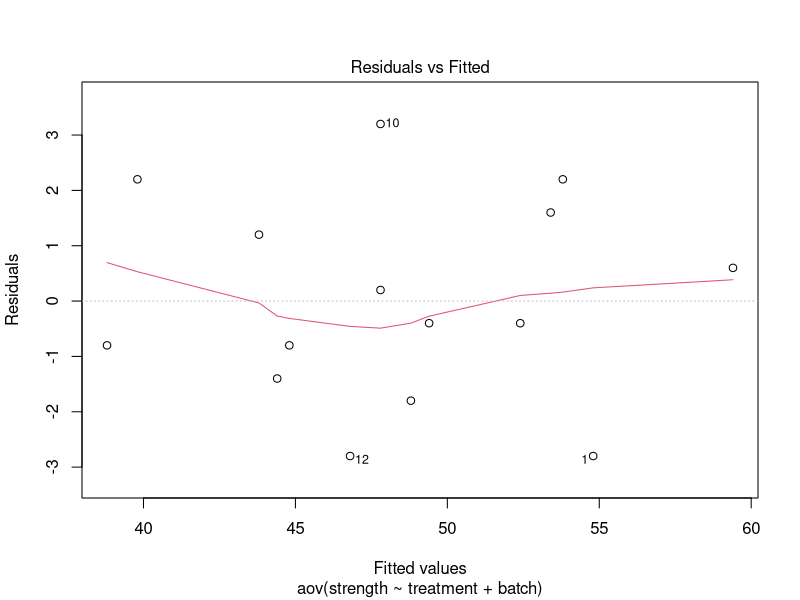
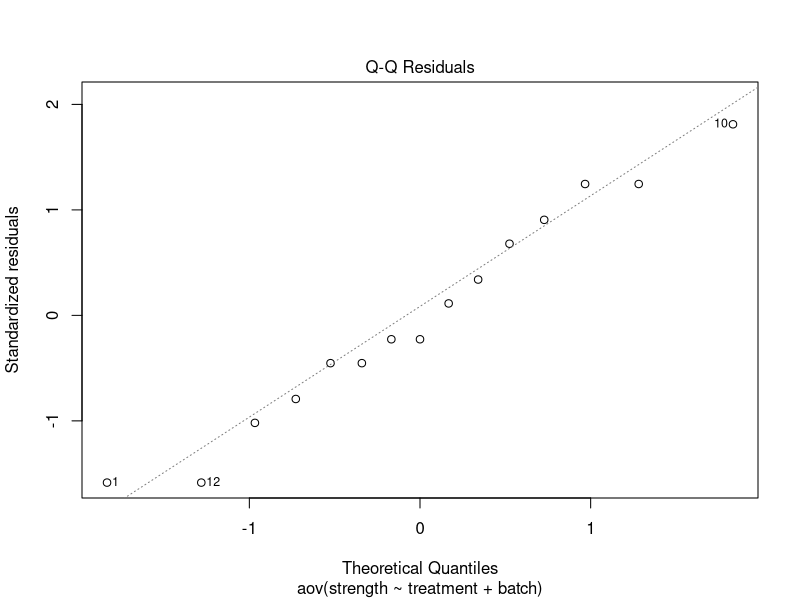

Generate these figures, in order, with R:
## ---- chunk 1
MSE <- 169.33/20
MSE
dft <- 4
dfE <- 20
dfb <- dfE/dft
dfb
MSb <- 64.675
SSb <- MSb * dfb
SSb
SSt <- 1010.56
MSt <- SSt / dft
MSt
Fb <- MSb / MSE
Fb
Ft <- 29.84
p_t <- pf(Ft, dft, dfE, lower.tail = F)
p_t
p_b <- pf(Fb, dfb, dfE, lower.tail = F)
p_b
## ---- chunk 2
b <- dfb + 1
b
## ---- chunk 3
batch <- factor(rep(1:5, each = 3))
treatment <- factor(rep(c("A", "B", "C"), times = 5)) 
strength <- c(52, 60, 56, 47, 55, 48, 44, 49, 45, 51, 52, 44, 42, 43, 38) 
data <- data.frame(batch, treatment, strength)
## ---- chunk 4
model <- aov(strength~treatment+batch, data = data)

summary(model)
## ---- chunk 5
TukeyHSD(model, "treatment")
## ---- chunk 6
plot(model, which = 1)
## ---- chunk 7
plot(model, which = 2)
## ---- chunk 8
day <- factor(rep(c("Monday", "Tuesday", "Wednesday", "Thursday"), each = 3)) 
operator <- factor(c("A", "B", "C", "A", "C", "D", "B", "C", "D", "A", "B", "D")) 
kelvin <- c(780, 820, 800, 950, 920, 940, 880, 880, 820, 840, 780, 820) 
data1<-data.frame(day, operator, kelvin)
data1
## ---- chunk 9
model1 <- lm(kelvin~day+operator, data = data1)
anova(model1)
## ---- chunk 10
tire <- factor(rep(1:4, each = 3)) 
compound <- factor(c("A", "B", "C", "A", "B", "D", "A", "C", "D", "B", "C", "D")) 
wear <- c(238, 238, 279, 196, 213, 308, 254, 334, 367, 312, 421, 412)
data2 <-data.frame(tire, compound, wear)
data2
